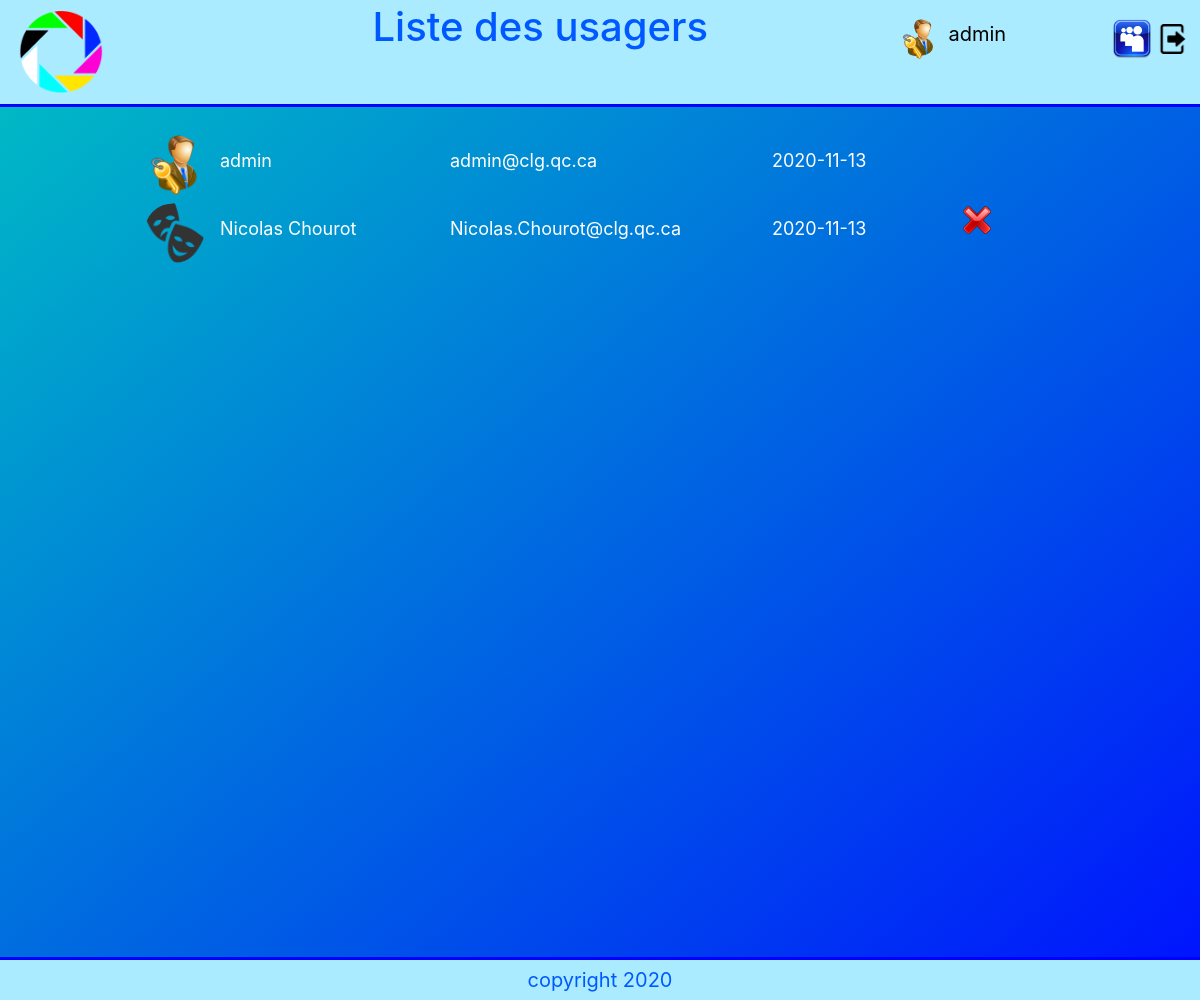
Page /listUsers.php (signed in) on the committed database.
### tables this page shows
CREATE TABLE IF NOT EXISTS `users` (
  `Id` int NOT NULL AUTO_INCREMENT,
  `Name` varchar(64) NOT NULL,
  `Email` varchar(128) NOT NULL,
  `Password` varchar(61) NOT NULL,
  `Admin` tinyint(1) NOT NULL,
  `AvatarGUID` varchar(39) NOT NULL,
  `CreationDate` datetime NOT NULL,
  PRIMARY KEY (`Id`)
);

### DAL/MySQLDBA.php (called while the page is built, shortened)
<?php
abstract class MySQLTable {
    protected $_dataBaseAccess = null;
    protected function __construct($_dataBaseAccess) {
        $this->_dataBaseAccess = $_dataBaseAccess;
    }
    private function className() {
        return get_class($this);
    }
    public function tableName() {
        return $this->className();
    }
    public function selectAll($orderBy = null) {
        $tableName = $this->tableName();
        $sql = "SELECT * FROM $tableName";
        if (isset($orderBy))
            $sql .= " $orderBy";
        $data = $this->_dataBaseAccess->querySqlCmd($sql );
        return $data;
    }
}
final class MySQLDataBase {
        private static $_instance = null;
        private $host;
        private $username;
        private $password;
        private $dbName;
        private $autoCommit;
        private $conn;
        public function __construct($dbName) {
            $this->host = 'localhost';
            $this->username = 'root';
            $this->password = '';
            $this->dbName = $dbName;
            $this->autoCommit = true;
            $this->conn = null;
        }
        public static function getInstance($dbName) {
            if(is_null(self::$_instance)) {
                self::$_instance = new MySQLDataBase($dbName);
            }
            return self::$_instance;
        }
        private function DBConnect() {
            if ($this->conn === null){
                try {
                    $this->conn = new PDO(  "mysql:host=$this->host;
                                            dbname=$this->dbName;charset=utf8",
                                            $this->username,
                                            $this->password);
                    $this->conn->setAttribute(PDO::ATTR_ERRMODE, PDO::ERRMODE_EXCEPTION);
                    $this->conn->beginTransaction();
                }
                catch (PDOException $e) {
                    var_dump($e);
                }
            }
        }
        private function disconnect() {
            if ($this->autoCommit)
                $this->conn = null;
        }
        public function exist() {
            if ($this->conn !== null)
                return true;
            else {
                try {
                    $conn = new PDO("mysql:host=$this->host; dbname=$this->dbName;", $this->username, $this->password);
                    if ($conn !== null) {
                        return true;
                    }
                }
                catch (PDOException $e) {
                    return false;
                }
            }
            return false;
        }
        public function querySqlCmd($sql) {
            try {
                if ($this->conn)
                    $rows = $this->conn->query($sql)->fetchAll();
            }
            catch(PDOException $e) {
                return [];
            }
            return $rows;
        }
    }
?>

### DAL/MyAppDB.php (called while the page is built)
<?php
    function DB() {
        return MySQLDataBase::getInstance('pmdbv2');
    }
?>

### DAL/users.php (called while the page is built, shortened)
<?php
include_once "MySQLDBA.php";
include_once "MyAppDB.php";
include_once "utilities/imageHelper.php";
final class Users extends MySQLTable {
    public $_imageHelper;
    public function init() {
        $this->_imageHelper = new ImageHelper('images/avatars','NoPhoto.png');
    }
    public function getAvatarURL($avatarGUID) {
        return $this->_imageHelper->getURL($avatarGUID);
    }
    function userList() {
        return $this->selectAll("ORDER BY Name");
    }
    private static $_instance = null;
    public static function getInstance($dataBaseAccess) {
        if(is_null(self::$_instance)) {
            self::$_instance = new $calledClass($dataBaseAccess);
        }
        return self::$_instance;
    }
}
function TableUsers() {
    return Users::getInstance(DB());
}
?>

### utilities/imageHelper.php (called while the page is built, shortened)
<?php
class ImageHelper {
    public $basePath;
    public $defaultImage;
    public function __construct($basePath = 'images', $defaultImage = 'No_image.png') {
        $this->basePath = $basePath;
        $this->defaultImage = $defaultImage;
    }
    public function getURL($GUID) {
        $url = $this->basePath.'/';
        if (!empty($GUID)) {
            $url.= $GUID.'.png';
        } else {
            $url.= $this->defaultImage;
        }
        return $url;
    }
}

### listUsers.php (the view, shortened to what this page needs)
<?php
    include_once "DAL/users.php";
    include_once "utilities/htmlHelper.php";
    $viewContent = "<div class='userListContainer'>";
    $showDeleteButtons = $_SESSION["loggedUser"]["Admin"];
    foreach(TableUsers()->userList() as $user) {
        $id = $user["Id"];
        $name = $user["Name"];
        $email = $user["Email"];
        $creationDate = explode(' ', $user["CreationDate"])[0];
        $avatarImage = html_fittedImage(TableUsers()->getAvatarURL($user["AvatarGUID"]), "avatar");
        $deleteButton = "<div></div>";
        if ($showDeleteButtons) {
            if (!$user["Admin"])
                $deleteButton = html_flashButton("deleteUser iconDelete", "deleteUser_$id", "Effacer $name et toutes ses photos", 'right');
        }
        $viewContent.= <<<HTML
        $avatarImage
        <div class="cell">$name</div>
        <div class="cell">$email</div>
        <div class="cell">$creationDate</div>
        $deleteButton
        HTML;
    }
    $viewContent.= "</div>";
    include "view/master.php";
?>

### utilities/htmlHelper.php (shortened to what this page needs)
<?php
 function html_fittedImage($url, $class=''){
    return <<<HTML
    <div    class='$class'
            style='background:url($url) no-repeat center;  background-size: cover; margin-right:5px;'>
            </div>
    HTML;
 }
function html_flashButton($flashButtonType, $id, $tooltip, $position = 'top'){
    $html = "<div id='$id' class='flashButton $flashButtonType' tooltip=\"$tooltip\" tooltip-position='$position'>";
    $html .= '</div>';
    return $html;
}
?>

### css/sites.css (style rules this page uses)
body { height:1000px; margin:0px; background-image: linear-gradient(to bottom right, rgb(0, 194, 194), rgb(0, 17, 255)); }
.userListContainer { display: grid; grid-template-columns:80px 25% 35% 20% 5%; }
.smallAvatar { width: 40px; height:40px; border-radius: 20px; }
.avatar { width: 60px; height:60px; border-radius: 30px; float:left; margin:4px; }
.cell { height: 60px; text-overflow: ellipsis; white-space: nowrap; overflow: hidden; padding-top:16px; }

### css/flashButtons.css (style rules this page uses)
.flashButton { width:38px; height:38px; background-size: 38px 38px; cursor: pointer; }
.iconDelete { background: url("icons/ICON_Delete_Neutral.png") no-repeat; }

### css/tooltip.css (style rules this page uses)
[tooltip] { margin:2px 2px; position:relative; display:inline-block; }
[tooltip]::before { content: ""; position: absolute; top:-6px; left:50%; transform: translateX(-50%); border-width: 4px 6px 0 6px; border-style: solid; border-color: rgba(0,0,0,0.7) transparent transparent transparent; z-index: 1000; opacity:0; }
[tooltip-position='right']::before { left:100%; top:50%; margin-left:1px; transform:translatey(-50%) rotate(90deg) }
[tooltip]::after { content: attr(tooltip); position: absolute; left:50%; top:-6px; transform: translateX(-50%) translateY(-100%); background: rgba(0,0,0,.8); text-align: center; color: #fff; padding:4px 2px; font-size: 12px; min-width: 150px; border-radius: 5px; pointer-events: none; padding: 4px 4px; z-index:99; opacity:0; }
[tooltip-position='right']::after { left:100%; top:50%; margin-left:8px; transform: translateX(0%) translateY(-50%); }

### rows in the picture
users: AvatarGUID (picture), Name "admin", Email "admin@clg.qc.ca", CreationDate "2020-11-13"
users: AvatarGUID (picture), Name "Nicolas Chourot", Email "Nicolas.Chourot@clg.qc.ca", CreationDate "2020-11-13"

### other values in the picture
$viewTitle "Liste des usagers"
$_SESSION["loggedUser"]["Name"] "admin"
